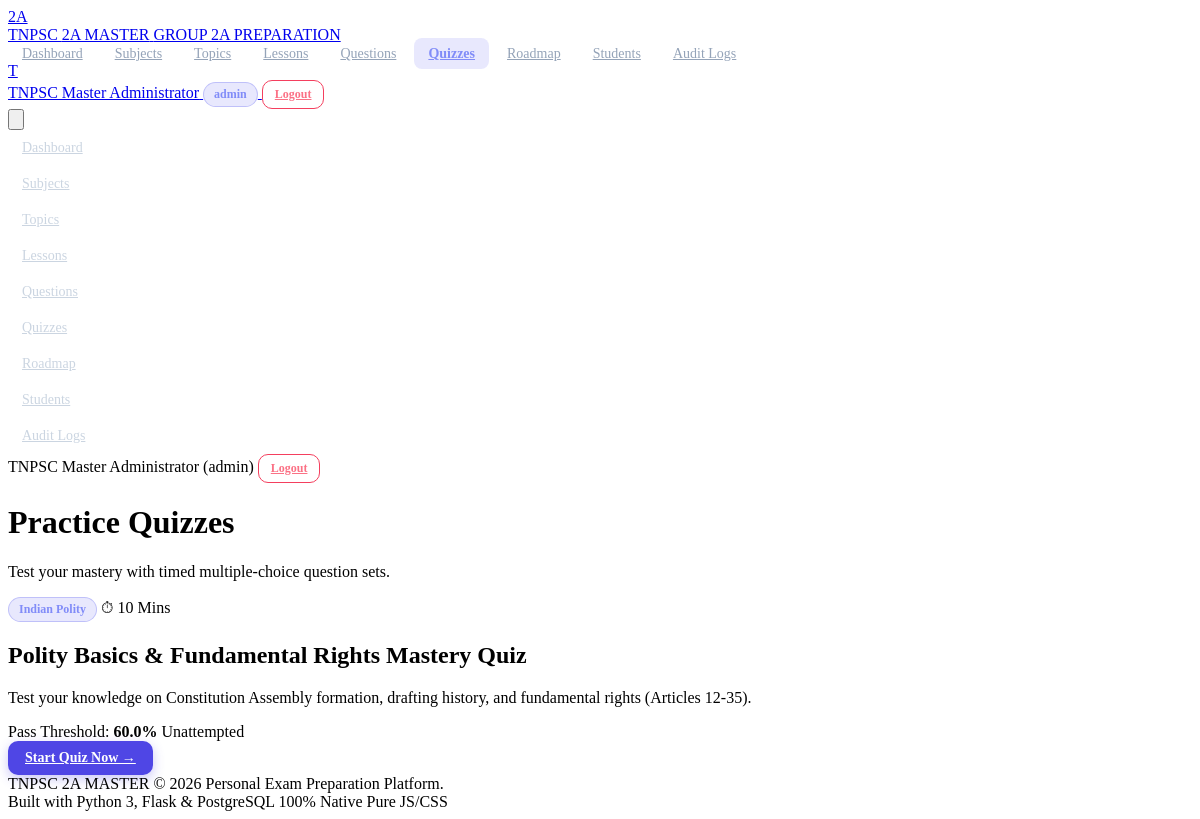
Screenshot of /quizzes/ (signed in) with the database file from the repository.
### models/quiz.py (models this page shows, shortened)
class QuizSet(db.Model):
    __tablename__ = 'quiz_sets'
    id = db.Column(db.Integer, primary_key=True)
    title = db.Column(db.String(150), nullable=False)
    description = db.Column(db.Text, nullable=True)
    subject_id = db.Column(db.Integer, db.ForeignKey('subjects.id'), nullable=True, index=True)
    topic_id = db.Column(db.Integer, db.ForeignKey('topics.id'), nullable=True, index=True)
    time_limit_minutes = db.Column(db.Integer, default=15, nullable=False)
    pass_percentage = db.Column(db.Float, default=50.0, nullable=False)
    is_active = db.Column(db.Boolean, default=True, nullable=False)
    created_at = db.Column(db.DateTime, default=lambda: datetime.now(timezone.utc), nullable=False)
    questions = db.relationship('QuizQuestion', backref='quiz_set', lazy='select', cascade='all, delete-orphan', order_by='QuizQuestion.order_index')
    attempts = db.relationship('QuizAttempt', backref='quiz_set', lazy='dynamic', cascade='all, delete-orphan')

### models/subject.py (models this page shows, shortened)
class Subject(db.Model):
    __tablename__ = 'subjects'
    id = db.Column(db.Integer, primary_key=True)
    name = db.Column(db.String(100), nullable=False, unique=True, index=True)
    code = db.Column(db.String(20), nullable=False, unique=True)
    description = db.Column(db.Text, nullable=True)
    icon = db.Column(db.String(50), default='book')
    order_index = db.Column(db.Integer, default=0, nullable=False)
    is_active = db.Column(db.Boolean, default=True, nullable=False)
    created_at = db.Column(db.DateTime, default=lambda: datetime.now(timezone.utc), nullable=False)
    updated_at = db.Column(db.DateTime, default=lambda: datetime.now(timezone.utc), onupdate=lambda: datetime.now(timezone.utc))
    topics = db.relationship('Topic', backref='subject', lazy='select', cascade='all, delete-orphan', order_by='Topic.order_index')
    questions = db.relationship('Question', backref='subject', lazy='select')
    quiz_sets = db.relationship('QuizSet', backref='subject', lazy='select')
    roadmap_items = db.relationship('RoadmapItem', backref='subject', lazy='select')

### routes/quizzes.py (the view)
@quizzes_bp.route('/')
@login_required
def list_quizzes():
    user_id = session.get('user_id')
    active_quizzes = QuizSet.query.filter_by(is_active=True).all()
    user_attempts = QuizAttempt.query.filter_by(user_id=user_id).order_by(QuizAttempt.completed_at.desc()).all()
    attempt_map = {}
    for att in user_attempts:
        if att.quiz_set_id not in attempt_map:
            attempt_map[att.quiz_set_id] = att
    return render_template(
        'quizzes/list.html',
        quizzes=active_quizzes,
        attempt_map=attempt_map
    )

### routes/__init__.py (called while the page is built)
def login_required(f):
    @wraps(f)
    def decorated_function(*args, **kwargs):
        if 'user_id' not in session:
            flash('Please log in to access this page.', 'warning')
            return redirect(url_for('auth.login', next=request.url))
        return f(*args, **kwargs)
    return decorated_function

### templates/quizzes/list.html (shortened to what this page needs)
{% extends 'base.html' %}
{% block content %}
<div class="space-y-6">
    <div class="pb-4 border-b border-slate-800">
        <h1 class="text-2xl font-bold text-slate-100">Practice Quizzes</h1>
        <p class="text-sm text-slate-400 mt-1">Test your mastery with timed multiple-choice question sets.</p>
    </div>
    <div class="grid grid-cols-1 md:grid-cols-2 lg:grid-cols-3 gap-6">
    {% for quiz in quizzes %}
        {% set last_att = attempt_map.get(quiz.id) %}
        <div class="card p-6 bg-slate-900 border border-slate-800 rounded-2xl flex flex-col justify-between">
            <div>
                <div class="flex items-center justify-between mb-3 text-xs">
                    <span class="badge badge-indigo">{{ quiz.subject.name if quiz.subject else 'General' }}</span>
                    <span class="text-slate-400">⏱ {{ quiz.time_limit_minutes }} Mins</span>
                </div>
                <h2 class="text-lg font-bold text-slate-100 mb-2">{{ quiz.title }}</h2>
                <p class="text-slate-400 text-sm mb-4 line-clamp-2">{{ quiz.description or 'Multiple choice question test set.' }}</p>
            </div>
            <div>
                <div class="pt-3 border-t border-slate-800 mb-4 flex items-center justify-between text-xs text-slate-400">
                    <span>Pass Threshold: <strong class="text-slate-200">{{ quiz.pass_percentage }}%</strong></span>
                    {% if last_att %}
                        <span class="font-bold {% if last_att.percentage >= quiz.pass_percentage %}text-emerald-400{% else %}text-rose-400{% endif %}">
                            Last: {{ last_att.percentage }}%
                        </span>
                    {% else %}
                        <span class="text-slate-400">Unattempted</span>
                    {% endif %}
                </div>
                <a href="{{ url_for('quizzes.take_quiz', quiz_id=quiz.id) }}" class="btn btn-primary w-full text-center">
                    Start Quiz Now &rarr;
                </a>
            </div>
        </div>
    {% else %}
        <div class="col-span-full card p-12 text-center text-slate-400">
            No practice quizzes published yet. Admin will create quiz sets.
        </div>
    {% endfor %}
    </div>
</div>
{% endblock %}

### static/css/style.css (style rules this page uses)
.btn { display: inline-flex; items-center: center; justify-content: center; border-radius: 0.625rem; font-size: 0.875rem; font-weight: 600; padding: 0.5rem 1rem; transition: all 0.2s ease; cursor: pointer; border: 1px solid transparent; }
.btn-primary { background-color: #4f46e5; color: #ffffff; box-shadow: 0 4px 12px rgba(79, 70, 229, 0.3); }
.badge { display: inline-flex; align-items: center; padding: 0.25rem 0.625rem; border-radius: 9999px; font-size: 0.75rem; font-weight: 600; }
.badge-indigo { background-color: rgba(99, 102, 241, 0.15); color: #818cf8; border: 1px solid rgba(99, 102, 241, 0.3); }

### rows the page displays
QuizSet: subject "Indian Polity", time_limit_minutes "10", title "Polity Basics & Fundamental Rights Mastery Quiz", description "Test your knowledge on Constitution Assembly formation, drafting history, and fundamental rights (Articles 12-35).", pass_percentage "60.0"

### other values shown
{{ current_user_name[0] if current_user_name else 'U' }} "T"
{{ current_user_name }} "TNPSC Master Administrator"
{{ current_user_role }} "admin"
